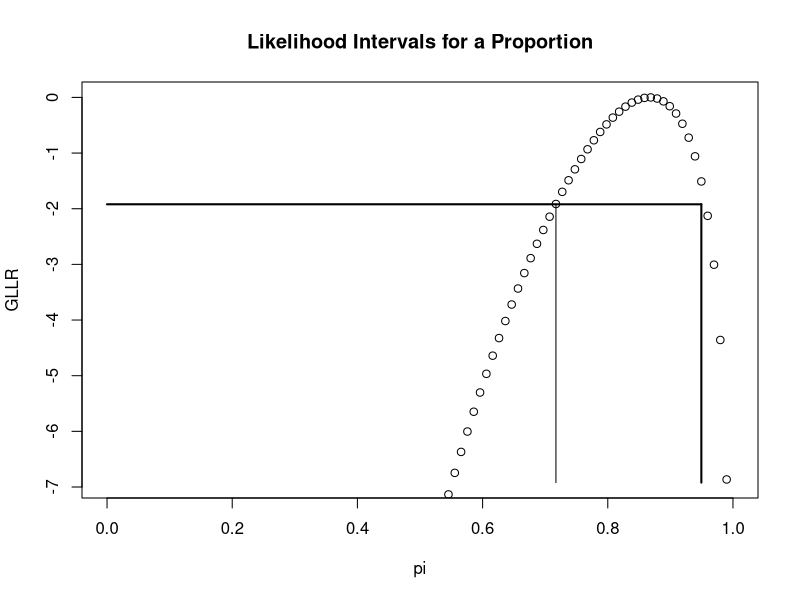
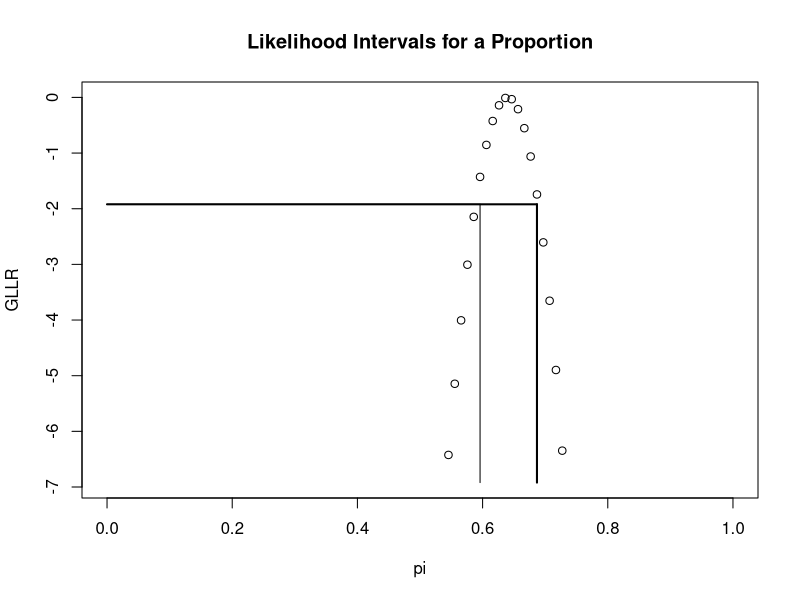

The R script that drew these images, in order:
like.ci<-function(n,x,alpha=0.05,df=1,ncp=0,l=100){
  
  cutoff<--0.5*qchisq((1-alpha),df=df,ncp=ncp)
  
  
  pi<-as.matrix(seq(0,1,length.out=l))
  
  GLLR.vec<-x*log((n*pi/x))+((n-x)*log((n*(1-pi))/(n-x)))
  
  test<-GLLR.vec>=cutoff
  like.U<-max(pi[test])
  like.L<-min(pi[test])
  
  plot(pi,GLLR.vec,ylim=c((cutoff-5),0),ylab="GLLR")
  #browser()
  
  segments(0,cutoff,like.L,cutoff)
  segments(like.L,(cutoff-5),like.L,cutoff)
  
  
  segments(0,cutoff,like.U,cutoff,lwd=2)
  segments(like.U,(cutoff-5),like.U,cutoff,lwd=2)
  title("Likelihood Intervals for a Proportion")	
  
  
  out<-cbind(like.L,like.U)
  return(out)
  
  #return(like.L,like.U)
  
  
}

like.ci(n = 30, x = 26)
like.ci(n = 350, x = 224)